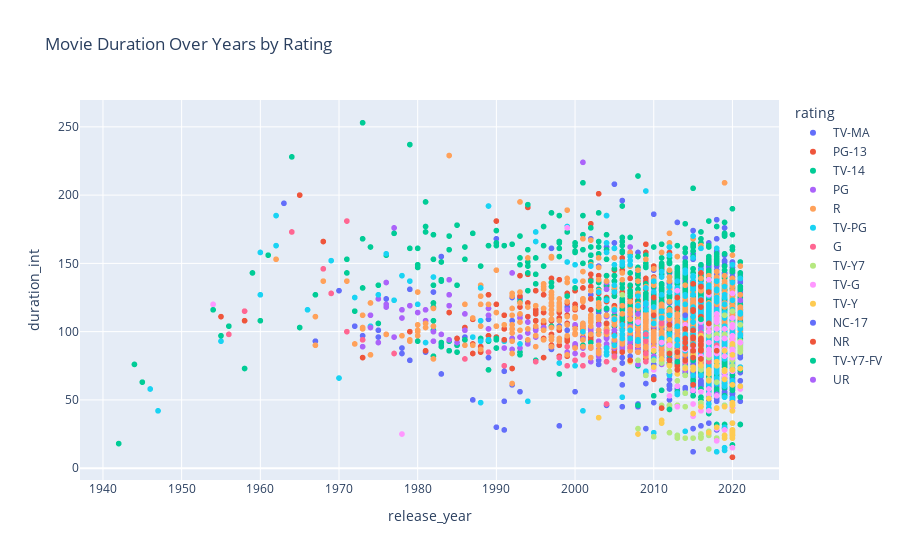

The code cell stored with this chart in its notebook:
### Code cell
fig = px.scatter(movies, x='release_year', y='duration_int', color='rating',
                 title='Movie Duration Over Years by Rating', hover_data=['title'])
fig.show()

### Figure 1 — Plotly figure (JSON) as saved in the notebook; plotly's stock layout.template omitted (floating-point values rounded to 4 significant figures; data arrays with more than 128 entries replaced by an {"elided": "..."} marker saying what was removed)
{"data": [{"customdata": {"elided": "1741x1 str values"}, "hovertemplate": "rating=TV-MA<br>release_year=%{x}<br>duration_int=%{y}<br>title=%{customdata[0]}<extra></extra>", "legendgroup": "TV-MA", "marker": {"color": "#636efa", "symbol": "circle"}, "mode": "markers", "name": "TV-MA", "showlegend": true, "type": "scattergl", "x": {"elided": "1741 int values"}, "xaxis": "x", "y": {"elided": "1741 int values"}, "yaxis": "y"}, {"customdata": {"elided": "470x1 str values"}, "hovertemplate": "rating=PG-13<br>release_year=%{x}<br>duration_int=%{y}<br>title=%{customdata[0]}<extra></extra>", "legendgroup": "PG-13", "marker": {"color": "#EF553B", "symbol": "circle"}, "mode": "markers", "name": "PG-13", "showlegend": true, "type": "scattergl", "x": {"elided": "470 int values"}, "xaxis": "x", "y": {"elided": "470 int values"}, "yaxis": "y"}, {"customdata": {"elided": "1177x1 str values"}, "hovertemplate": "rating=TV-14<br>release_year=%{x}<br>duration_int=%{y}<br>title=%{customdata[0]}<extra></extra>", "legendgroup": "TV-14", "marker": {"color": "#00cc96", "symbol": "circle"}, "mode": "markers", "name": "TV-14", "showlegend": true, "type": "scattergl", "x": {"elided": "1177 int values"}, "xaxis": "x", "y": {"elided": "1177 int values"}, "yaxis": "y"}, {"customdata": {"elided": "275x1 str values"}, "hovertemplate": "rating=PG<br>release_year=%{x}<br>duration_int=%{y}<br>title=%{customdata[0]}<extra></extra>", "legendgroup": "PG", "marker": {"color": "#ab63fa", "symbol": "circle"}, "mode": "markers", "name": "PG", "showlegend": true, "type": "scattergl", "x": {"elided": "275 int values"}, "xaxis": "x", "y": {"elided": "275 int values"}, "yaxis": "y"}, {"customdata": {"elided": "778x1 str values"}, "hovertemplate": "rating=R<br>release_year=%{x}<br>duration_int=%{y}<br>title=%{customdata[0]}<extra></extra>", "legendgroup": "R", "marker": {"color": "#FFA15A", "symbol": "circle"}, "mode": "markers", "name": "R", "showlegend": true, "type": "scattergl", "x": {"elided": "778 int values"}, "xaxis": "x", "y": {"elided": "778 int values"}, "yaxis": "y"}, {"customdata": {"elided": "416x1 str values"}, "hovertemplate": "rating=TV-PG<br>release_year=%{x}<br>duration_int=%{y}<br>title=%{customdata[0]}<extra></extra>", "legendgroup": "TV-PG", "marker": {"color": "#19d3f3", "symbol": "circle"}, "mode": "markers", "name": "TV-PG", "showlegend": true, "type": "scattergl", "x": {"elided": "416 int values"}, "xaxis": "x", "y": {"elided": "416 int values"}, "yaxis": "y"}, {"customdata": [["A Champion Heart"], ["Hachi: A Dog's Tale"], ["My Fair Lady"], ["A Shaun the Sheep Movie: Farmageddon"], ["Garfield's Pet Force"], ["Jimmy Neutron: Boy Genius"], ["Rugrats in Paris: The Movie"], ["The Rugrats Movie"], ["Spookley the Square Pumpkin"], ["The Pixar Story"], ["Pup Star: World Tour"], ["Ghost of the Mountains"], ["Growing Up Wild"], ["Tini: The New Life of Violetta"], ["Pup Star"], ["All Dogs Go to Heaven"], ["An American Tail"], ["An American Tail: Fievel Goes West"], ["An American Tail: The Mystery of the Night Monster"], ["An American Tail: The Treasures of Manhattan Island"], ["Balto"], ["Balto 2: Wolf Quest"], ["Balto 3: Wings of Change"], ["Charlotte's Web"], ["Chicken Little"], ["Chitty Chitty Bang Bang"], ["Fiddler on the Roof"], ["For the Love of Benji"], ["Forbidden Planet"], ["Gigi"], ["Justin Bieber: Never Say Never"], ["Océans"], ["Tarzan"], ["Tarzan 2"], ["The Pirate Fairy"], ["The Polar Express"], ["The Princess and the Frog"], ["Tinker Bell and the Legend of the NeverBeast"], ["True Grit"], ["Willy Wonka & the Chocolate Factory"]], "hovertemplate": "rating=G<br>release_year=%{x}<br>duration_int=%{y}<br>title=%{customdata[0]}<extra></extra>", "legendgroup": "G", "marker": {"color": "#FF6692", "symbol": "circle"}, "mode": "markers", "name": "G", "showlegend": true, "type": "scattergl", "x": [2018, 2009, 1964, 2019, 2009, 2001, 2000, 1998, 2004, 2007, 2018, 2017, 2016, 2016, 2016, 1989, 1986, 1991, 1999, 2000, 1995, 2001, 2004, 1973, 2005, 1968, 1971, 1977, 1956, 1958, 2011, 2009, 1999, 2005, 2014, 2004, 2009, 2014, 1969, 1971], "xaxis": "x", "y": [90, 93, 173, 87, 78, 83, 79, 81, 47, 89, 87, 78, 78, 99, 92, 85, 80, 75, 75, 79, 78, 75, 78, 94, 82, 146, 181, 84, 98, 115, 106, 84, 89, 72, 78, 100, 98, 78, 128, 100], "yaxis": "y"}, {"customdata": [["Chhota Bheem And The Broken Amulet"], ["Chhota Bheem aur Krishna"], ["Jungle Beat: The Movie"], ["Arlo the Alligator Boy"], ["Secret Magic Control Agency"], ["Bigfoot Family"], ["Xico's Journey"], ["Charming"], ["Spirit Riding Free: Ride Along Adventure"], ["Captain Underpants Mega Blissmas"], ["Fukrey Boyzzz: Space Mein Fukrapanti"], ["Pets United"], ["The Boss Baby: Get That Baby!"], ["Fearless"], ["Animal Crackers"], ["The Larva Island Movie"], ["Chhota Bheem and the Curse of Damyaan"], ["A truthful Mother"], ["Carmen Sandiego: To Steal or Not to Steal"], ["Pokémon: Mewtwo Strikes Back - Evolution"], ["Garfield's Fun Fest"], ["Pokémon the Movie: Power of Us"], ["A Fairly Odd Summer"], ["Rocko's Modern Life: Static Cling"], ["Lego DC Comics: Batman Be-Leaguered"], ["LEGO Marvel Super Heroes: Black Panther"], ["Pokémon the Movie: I Choose You!"], ["Stretch Armstrong: The Breakout"], ["Trolls Holiday Special"], ["Monster Island"], ["Ghost Patrol"], ["LEGO Marvel Super Heroes: Avengers Reassembled!"], ["Buddy Thunderstruck: The Maybe Pile"], ["Puss in Book: Trapped in an Epic Tale"], ["Sahara"], ["LEGO: Marvel Super Heroes: Maximum Overload"], ["A Christmas Special: Miraculous: Tales of Ladybug & Cat Noir"], ["LEGO Jurassic World: The Indominus Escape"], ["My Little Pony Equestria Girls: Legend of Everfree"], ["Abominable Christmas"], ["Alpha and Omega: The Legend of the Saw Tooth Cave"], ["Barbie: A Fairy Secret"], ["Chhota Bheem Kungfu Dhamaka"], ["Figaro Pho"], ["Iqbal"], ["Krish Trish and Baltiboy: Face Your Fears"], ["Kung Fu Magoo"], ["Little Lunch: The Halloween Horror Story"], ["Little Lunch: The Nightmare Before Graduation"], ["Monster High 13 Wishes"], ["Monster High: Boo York, Boo York"], ["Monster High: Escape from Skull Shores"], ["Monster High: Freaky Fusion"], ["Monster High: Friday Night Frights"], ["Monster High: Fright On!"], ["Monster High: Frights, Camera, Action!"], ["Monster High: Ghouls Rule"], ["Monster High: Great Scarrier Reef"], ["Monster High: New Ghoul at School"], ["Monster High: Why Do Ghouls Fall in Love?"], ["Norm of the North: Family Vacation"], ["Power Rangers Super Megaforce: The Legendary Battle (Extended)"], ["Power Rangers: Megaforce: The Robo Knight Before Christmas"], ["Room on the Broom"], ["Super Bheem Bana Vajraveer"], ["Tayo the Little Bus Movie: Mission Ace"], ["The Adventure Club"], ["Thor: Tales of Asgard"], ["Welcome to Monster High: The Origin Story"], ["Yo-Kai Watch: The Movie"]], "hovertemplate": "rating=TV-Y7<br>release_year=%{x}<br>duration_int=%{y}<br>title=%{customdata[0]}<extra></extra>", "legendgroup": "TV-Y7", "marker": {"color": "#B6E880", "symbol": "circle"}, "mode": "markers", "name": "TV-Y7", "showlegend": true, "type": "scattergl", "x": [2013, 2009, 2021, 2021, 2021, 2021, 2021, 2021, 2020, 2020, 2020, 2020, 2020, 2020, 2020, 2020, 2012, 2020, 2020, 2019, 2008, 2018, 2014, 2019, 2014, 2018, 2017, 2018, 2017, 2017, 2016, 2015, 2017, 2017, 2017, 2013, 2016, 2016, 2016, 2012, 2014, 2010, 2019, 2008, 2006, 2017, 2010, 2016, 2016, 2013, 2015, 2012, 2014, 2013, 2011, 2014, 2012, 2016, 2010, 2013, 2020, 2014, 2013, 2012, 2018, 2016, 2016, 2011, 2016, 2016], "xaxis": "x", "y": [64, 68, 90, 93, 105, 88, 87, 85, 79, 46, 75, 93, 115, 92, 106, 91, 87, 85, 82, 98, 79, 98, 68, 46, 22, 22, 97, 104, 27, 81, 47, 22, 14, 24, 86, 22, 22, 25, 73, 44, 45, 72, 112, 29, 127, 65, 79, 23, 25, 73, 72, 46, 74, 46, 46, 74, 71, 72, 23, 46, 89, 55, 24, 26, 63, 48, 88, 77, 73, 96], "yaxis": "y"}, {"customdata": [["This Little Love Of Mine"], ["Si Doel the Movie 2"], ["One Like It"], ["Nate Bargatze: The Greatest Average American"], ["Just In Time"], ["Brian Regan: On the Rocks"], ["Double Dad"], ["Isa Pa with Feelings"], ["Cemara's Family"], ["Just The Way You Are"], ["The Princess Switch: Switched Again"], ["Three Words to Forever"], ["A Very Country Christmas"], ["Hometown Holiday"], ["White Christmas"], ["A Very Special Love"], ["Midnight at the Magnolia"], ["Operation Christmas Drop"], ["Kiss the Ground"], ["Dhh"], ["Satria Heroes: Revenge of the Darkness"], ["Sky Tour: The Movie"], ["Malibu Rescue: The Next Wave"], ["Sugar High"], ["#FriendButMarried 2"], ["Feel the Beat"], ["One Take"], ["Cook Off"], ["One Day We'll Talk About Today"], ["Si Doel the Movie 3"], ["#FriendButMarried"], ["Fan of Amoory"], ["Luccas Neto em: Acampamento de Férias 2"], ["My Stupid Boss"], ["Stunt School"], ["The Main Event"], ["The Little Vampire"], ["Misfit 2"], ["Together For Eternity"], ["Guatemala: Heart of the Mayan World"], ["Lorena, Light-Footed Woman"], ["Luccas Neto in: Summer Camp"], ["Little Miss Sumo"], ["Malibu Rescue"], ["Pants on Fire"], ["Radio Rebel"], ["Prince of Peoria: A Christmas Moose Miracle"], ["The Holiday Calendar"], ["Going for Gold"], ["48 Christmas Wishes"], ["Christmas Inheritance"], ["Pettersson and Findus 2"], ["The Guardian Brothers"], ["Mariah Carey's Merriest Christmas"], ["Shrek the Musical"], ["A Holiday Engagement"], ["All Hallows' Eve"], ["Alpha and Omega 2: A Howl-iday Adventure"], ["Benji's Very Own Christmas Story"], ["Bob's Broken Sleigh"], ["Camp Cool Kids"], ["Chandani: The Daughter of the Elephant Whisperer"], ["Christmas in the Smokies"], ["Covered: Alive in Asia"], ["Dream Big: Engineering Our World"], ["Guy Martin: Last Flight of the Vulcan Bomber"], ["Hans Zimmer: Live in Prague"], ["Harriet the Spy: Blog Wars"], ["Hum Saath-Saath Hain"], ["Koko: The Gorilla Who Talks"], ["Monster High: Scaris, City of Frights"], ["National Parks Adventure"], ["NOVA: Black Hole Apocalypse"], ["NOVA: Death Dive to Saturn"], ["NOVA: Prediction by the Numbers"], ["Nova: Ultimate Mars Challenge"], ["Santa's Apprentice"], ["Siddhant"], ["The Incredible Story of the Giant Pear"], ["The Tigers of Scotland"], ["You Can Tutu"]], "hovertemplate": "rating=TV-G<br>release_year=%{x}<br>duration_int=%{y}<br>title=%{customdata[0]}<extra></extra>", "legendgroup": "TV-G", "marker": {"color": "#FF97FF", "symbol": "circle"}, "mode": "markers", "name": "TV-G", "showlegend": true, "type": "scattergl", "x": [2021, 2019, 2020, 2021, 2020, 2021, 2020, 2019, 2018, 2016, 2020, 2018, 2017, 2018, 1954, 2008, 2020, 2020, 2020, 2017, 2017, 2020, 2020, 2020, 2020, 2020, 2020, 2017, 2020, 2020, 2018, 2018, 2020, 2016, 2019, 2020, 2017, 2019, 1999, 2019, 2019, 2019, 2018, 2019, 2014, 2012, 2018, 2018, 2018, 2017, 2017, 2016, 2016, 2015, 2013, 2011, 2016, 2013, 1978, 2015, 2017, 2010, 2015, 2016, 2017, 2015, 2017, 2010, 1999, 2016, 2013, 2016, 2018, 2017, 2018, 2012, 2010, 2014, 2018, 2017, 2017], "xaxis": "x", "y": [92, 95, 15, 60, 92, 58, 105, 102, 110, 107, 97, 107, 84, 84, 120, 107, 87, 96, 85, 127, 92, 93, 71, 44, 104, 110, 86, 100, 128, 93, 102, 109, 81, 107, 95, 103, 83, 82, 176, 67, 28, 87, 20, 70, 87, 90, 29, 95, 88, 84, 105, 82, 86, 38, 130, 92, 92, 45, 25, 47, 104, 87, 88, 75, 42, 57, 138, 87, 176, 56, 60, 42, 113, 54, 53, 53, 72, 105, 75, 58, 87], "yaxis": "y"}, {"customdata": [["Barbie & Chelsea: The Lost Birthday"], ["An American Girl: McKenna Shoots for the Stars"], ["Octonauts & the Ring of Fire"], ["LEGO Marvel Spider-Man: Vexed by Venom"], ["Pinkfong & Baby Shark's Space Adventure"], ["Full Out 2: You Got This!"], ["The Magic School Bus Rides Again In the Zone"], ["Shaun the Sheep: The Farmer’s Llamas"], ["Mighty Express: A Mighty Christmas"], ["Angela's Christmas Wish"], ["Spookley and the Christmas Kittens"], ["A Go! Go! Cory Carson Christmas"], ["Dragons: Rescue Riders: Huttsgalor Holiday"], ["Alien Xmas"], ["Elf Pets: A Fox Cub’s Christmas Tale"], ["Elf Pets: Santa’s Reindeer Rescue"], ["The Magic School Bus Rides Again The Frizz Connection"], ["Octonauts & the Great Barrier Reef"], ["StarBeam: Halloween Hero"], ["Horrid Henry's Gross Day Out"], ["Barbie Princess Adventure"], ["True: Friendship Day"], ["Octonauts & the Caves of Sac Actun"], ["The Magic School Bus Rides Again Kids In Space"], ["Super Monsters: The New Class"], ["Latte and the Magic Waterstone"], ["Dragons: Rescue Riders: Secrets of the Songwing"], ["Go! Go! Cory Carson: The Chrissy"], ["Dragons: Rescue Riders: Hunt for the Golden Dragon"], ["True: Wuzzle Wegg Day"], ["Willy and the Guardians of the Lake: Tales from the Lakeside Winter Adventure"], ["Luccas Neto in: The End of Christmas"], ["Garfield Gets Real"], ["Back of the Net"], ["Super Monsters Save Christmas"], ["Escape from Mr. Lemoncello’s Library"], ["Jinxed"], ["The Boy Who Cried Werewolf"], ["The Massively Mixed-Up Middle School Mystery"], ["Super Monsters: Vida's First Halloween"], ["Angela's Christmas"], ["My Little Pony Friendship Is Magic: Best Gift Ever"], ["My Little Pony Equestria Girls: Forgotten Friendship"], ["My Little Pony Equestria Girls: Rollercoaster of Friendship"], ["Pocoyo & The Space Circus"], ["Fishtronaut: The Movie"], ["A StoryBots Christmas"], ["Beat Bugs: All Together Now"], ["Barbie Dolphin Magic"], ["Jessica Darling's It List"], ["Raising the Bar"], ["Zapped"], ["Walt Disney Animation Studios Short Films Collection"], ["Barbie & Her Sisters in a Pony Tale"], ["Barbie in A Mermaid Tale"], ["Barbie in Princess Power"], ["Barbie in Rock 'N Royals"], ["Barbie Star Light Adventure"], ["Barbie: Princess Charm School"], ["Barbie: Spy Squad"], ["Barbie: The Princess & the Popstar"], ["Barbie: Video Game Hero"], ["LeapFrog: Letter Factory"], ["LeapFrog: Numberland"], ["LeapFrog: Phonics Farm"], ["Magic Snowflake"], ["My Little Pony Equestria Girls: Friendship Games"], ["My Little Pony Equestria Girls: Rainbow Rocks"], ["Shopkins: Chef Club"], ["Shopkins: Wild"], ["Shopkins: World Vacation"]], "hovertemplate": "rating=TV-Y<br>release_year=%{x}<br>duration_int=%{y}<br>title=%{customdata[0]}<extra></extra>", "legendgroup": "TV-Y", "marker": {"color": "#FECB52", "symbol": "circle"}, "mode": "markers", "name": "TV-Y", "showlegend": true, "type": "scattergl", "x": [2021, 2012, 2021, 2019, 2019, 2020, 2020, 2020, 2020, 2020, 2019, 2020, 2020, 2020, 2020, 2020, 2020, 2020, 2020, 2020, 2020, 2020, 2020, 2020, 2020, 2020, 2020, 2020, 2020, 2020, 2019, 2019, 2007, 2019, 2019, 2017, 2013, 2010, 2015, 2019, 2018, 2018, 2018, 2018, 2008, 2018, 2017, 2017, 2017, 2016, 2016, 2014, 2015, 2013, 2010, 2015, 2015, 2016, 2011, 2016, 2012, 2017, 2003, 2011, 2011, 2013, 2015, 2014, 2016, 2018, 2017], "xaxis": "x", "y": [60, 94, 73, 22, 65, 91, 46, 28, 26, 48, 45, 22, 46, 42, 28, 27, 46, 47, 33, 61, 72, 24, 72, 46, 25, 83, 46, 42, 46, 24, 72, 71, 78, 86, 24, 69, 69, 86, 40, 24, 30, 44, 44, 44, 25, 78, 26, 51, 64, 80, 97, 92, 90, 74, 74, 74, 83, 79, 80, 75, 75, 72, 37, 33, 35, 73, 72, 73, 45, 75, 71], "yaxis": "y"}, {"customdata": [["Swearnet: The Movie"], ["Blue Is the Warmest Color"]], "hovertemplate": "rating=NC-17<br>release_year=%{x}<br>duration_int=%{y}<br>title=%{customdata[0]}<extra></extra>", "legendgroup": "NC-17", "marker": {"color": "#636efa", "symbol": "circle"}, "mode": "markers", "name": "NC-17", "showlegend": true, "type": "scattergl", "x": [2014, 2013], "xaxis": "x", "y": [112, 180], "yaxis": "y"}, {"customdata": [["13 Cameras"], ["4th Man Out"], ["A Russell Peters Christmas"], ["Act of Vengeance"], ["Adventures in Public School"], ["APEX: The Story of the Hypercar"], ["Asura: The City of Madness"], ["Back and Forth"], ["Backcountry"], ["Band of Robbers"], ["Bill Burr: Let It Go"], ["Cat on a Hot Tin Roof"], ["Chittagong"], ["Daemonium"], ["Daughters of the Dust"], ["Diary of a Chambermaid"], ["Esperando La Carroza"], ["Exit Strategy"], ["Fandry"], ["Fifty"], ["Fishtail"], ["God of War"], ["Happy Times"], ["Harry Benson: Shoot First"], ["Hot Bot"], ["Iliza Shlesinger: War Paint"], ["INDIA"], ["Iverson"], ["Katt Williams: Live"], ["King Jack"], ["Kristy"], ["Little Sister"], ["Look Who's Back"], ["Mad Ron's Prevues from Hell"], ["Master"], ["Miss Stevens"], ["Murder Party"], ["Namour"], ["Nymphomaniac: Volume 1"], ["Operation Chromite"], ["Prescription Thugs"], ["Revelations"], ["Rezeta"], ["Russell Peters: Notorious"], ["Solo Con Tu Pareja"], ["Stronger Than the World"], ["Suburra"], ["The Pass"], ["The River Thief"], ["The Similars"], ["Thorne: Scaredy Cat"], ["Thorne: Sleepyhead"], ["Total Frat Movie"], ["Ugly"], ["Viceroy's House"], ["Vizontele Tuuba"], ["Winter of Our Dreams"], ["Young Tiger"]], "hovertemplate": "rating=NR<br>release_year=%{x}<br>duration_int=%{y}<br>title=%{customdata[0]}<extra></extra>", "legendgroup": "NR", "marker": {"color": "#EF553B", "symbol": "circle"}, "mode": "markers", "name": "NR", "showlegend": true, "type": "scattergl", "x": [2015, 2015, 2011, 2010, 2018, 2016, 2016, 2016, 2014, 2015, 2010, 1958, 2012, 2015, 1991, 2015, 1985, 2012, 2014, 2015, 2015, 2017, 2014, 2016, 2016, 2013, 2014, 2014, 2006, 2015, 2013, 2016, 2015, 1987, 2016, 2016, 2007, 2016, 2013, 2016, 2015, 2016, 2012, 2013, 1991, 2016, 2015, 2016, 2016, 2015, 2010, 2010, 2016, 2013, 2017, 2004, 1981, 1973], "xaxis": "x", "y": [90, 86, 44, 112, 86, 86, 133, 95, 92, 95, 65, 108, 105, 115, 112, 96, 95, 79, 102, 101, 61, 129, 79, 90, 93, 75, 95, 88, 85, 81, 85, 91, 116, 84, 143, 86, 79, 80, 117, 111, 86, 118, 84, 72, 94, 123, 135, 87, 87, 90, 125, 125, 94, 125, 106, 106, 86, 81], "yaxis": "y"}, {"customdata": [["Dear Dracula"], ["Leo the Lion"], ["Motu Patlu: King of Kings"]], "hovertemplate": "rating=TV-Y7-FV<br>release_year=%{x}<br>duration_int=%{y}<br>title=%{customdata[0]}<extra></extra>", "legendgroup": "TV-Y7-FV", "marker": {"color": "#00cc96", "symbol": "circle"}, "mode": "markers", "name": "TV-Y7-FV", "showlegend": true, "type": "scattergl", "x": [2012, 2013, 2016], "xaxis": "x", "y": [43, 78, 109], "yaxis": "y"}, {"customdata": [["Immoral Tales"], ["Sex Doll"], ["You Don't Mess with the Zohan"]], "hovertemplate": "rating=UR<br>release_year=%{x}<br>duration_int=%{y}<br>title=%{customdata[0]}<extra></extra>", "legendgroup": "UR", "marker": {"color": "#ab63fa", "symbol": "circle"}, "mode": "markers", "name": "UR", "showlegend": true, "type": "scattergl", "x": [1974, 2016, 2008], "xaxis": "x", "y": [103, 103, 113], "yaxis": "y"}], "layout": {"legend": {"title": {"text": "rating"}, "tracegroupgap": 0}, "title": {"text": "Movie Duration Over Years by Rating"}, "xaxis": {"anchor": "y", "domain": [0, 1], "title": {"text": "release_year"}}, "yaxis": {"anchor": "x", "domain": [0, 1], "title": {"text": "duration_int"}}}}
